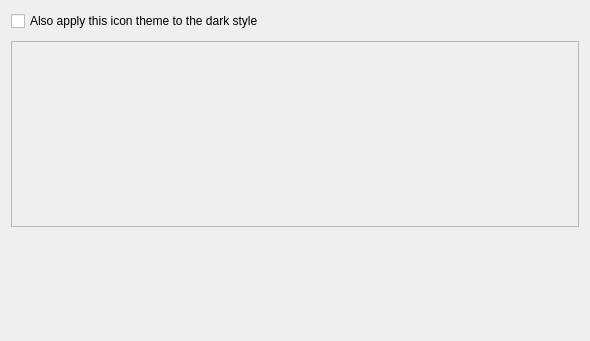
<?xml version="1.0" encoding="UTF-8"?>
<ui version="4.0">
 <class>GUI_IconPreferences</class>
 <widget class="QWidget" name="GUI_IconPreferences">
  <property name="geometry">
   <rect>
    <x>0</x>
    <y>0</y>
    <width>590</width>
    <height>341</height>
   </rect>
  </property>
  <layout class="QGridLayout" name="gridLayout">
   <property name="verticalSpacing">
    <number>10</number>
   </property>
   <item row="0" column="0" colspan="2">
    <widget class="QCheckBox" name="cbAlsoUseInDarkStyle">
     <property name="text">
      <string>Also apply this icon theme to the dark style</string>
     </property>
    </widget>
   </item>
   <item row="3" column="0" colspan="2">
    <layout class="QHBoxLayout" name="horizontalLayout">
     <property name="leftMargin">
      <number>5</number>
     </property>
     <property name="topMargin">
      <number>5</number>
     </property>
     <property name="rightMargin">
      <number>5</number>
     </property>
     <property name="bottomMargin">
      <number>5</number>
     </property>
     <item>
      <spacer name="horizontalSpacer">
       <property name="orientation">
        <enum>Qt::Horizontal</enum>
       </property>
       <property name="sizeHint" stdset="0">
        <size>
         <width>40</width>
         <height>20</height>
        </size>
       </property>
      </spacer>
     </item>
     <item>
      <widget class="QLabel" name="labPrevious">
       <property name="text">
        <string/>
       </property>
      </widget>
     </item>
     <item>
      <widget class="QLabel" name="labPlay">
       <property name="text">
        <string/>
       </property>
      </widget>
     </item>
     <item>
      <widget class="QLabel" name="labStop">
       <property name="text">
        <string/>
       </property>
      </widget>
     </item>
     <item>
      <widget class="QLabel" name="labForward">
       <property name="text">
        <string/>
       </property>
      </widget>
     </item>
     <item>
      <spacer name="horizontalSpacer_2">
       <property name="orientation">
        <enum>Qt::Horizontal</enum>
       </property>
       <property name="sizeHint" stdset="0">
        <size>
         <width>40</width>
         <height>20</height>
        </size>
       </property>
      </spacer>
     </item>
    </layout>
   </item>
   <item row="1" column="0" rowspan="2" colspan="2">
    <widget class="QScrollArea" name="scroll_standardStyle">
     <property name="sizePolicy">
      <sizepolicy hsizetype="Expanding" vsizetype="MinimumExpanding">
       <horstretch>0</horstretch>
       <verstretch>0</verstretch>
      </sizepolicy>
     </property>
     <property name="widgetResizable">
      <bool>true</bool>
     </property>
     <widget class="QWidget" name="scrollAreaWidget">
      <property name="geometry">
       <rect>
        <x>0</x>
        <y>0</y>
        <width>570</width>
        <height>182</height>
       </rect>
      </property>
      <layout class="QVBoxLayout" name="verticalLayout_2"/>
     </widget>
    </widget>
   </item>
  </layout>
 </widget>
 <resources/>
 <connections/>
</ui>
